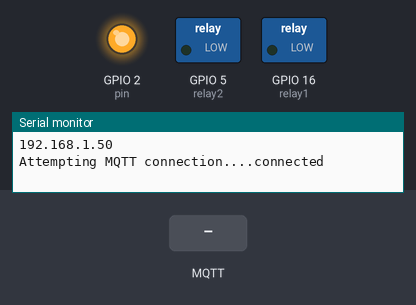
This sketch was run on a simulated ESP8266 (NodeMCU). Parts: switched loads named in the sketch (green lamp = pin HIGH), output pins drawn as LEDs (lit = HIGH), the last lines printed to the serial monitor. The test bench sets the inputs (shaded band). WiFi joins after 1.5 s; servers stay silent unless stated; no MQTT or app messages arrive unless stated.

Above: at 2.7 s.
2.8 s: MQTT message "close" arrives on the first subscribed topic
At 4.2 s:
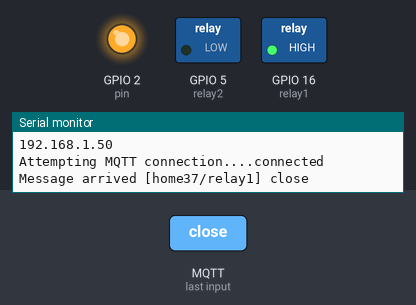
4.5 s: MQTT message "close" arrives on the second subscribed topic
At 5.7 s:
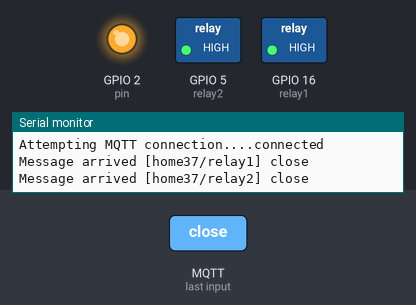
6.0 s: MQTT message "open" arrives on the first subscribed topic
At 6.8 s:
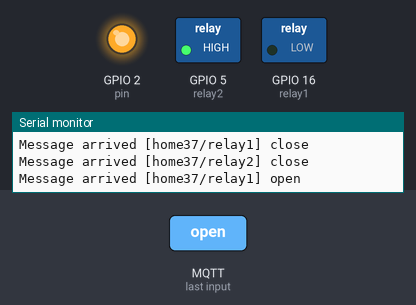
7.5 s: MQTT message "open" arrives on the second subscribed topic
At 8.0 s:
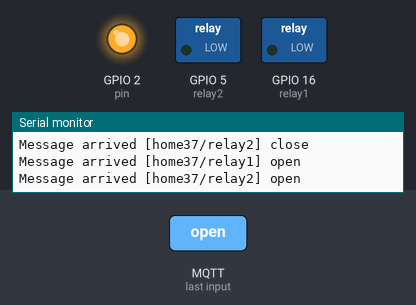
Timing chart, 0 to 10.0 s (numbered marks = the images above; inputs shaded):
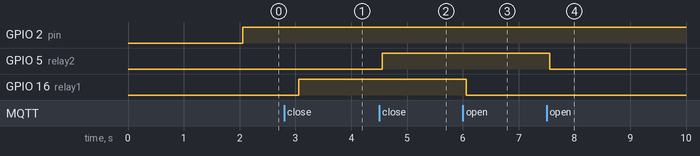

Measured:
- after the input at 2.8 s, GPIO 16 (relay1): LOW → HIGH after 0.26 s
- after the input at 4.5 s, GPIO 5 (relay2): LOW → HIGH after 0.06 s
- after the input at 6.0 s, GPIO 16 (relay1): HIGH → LOW after 0.06 s
- after the input at 7.5 s, GPIO 5 (relay2): HIGH → LOW after 0.06 s

The sketch:

2_relay_Nodemcu_combine.ino
```cpp
#include <ESP8266WiFi.h>          //ESP8266 Core WiFi Library (you most likely already have this in your sketch)
#include <DNSServer.h>            //Local DNS Server used for redirecting all requests to the configuration portal
#include <ESP8266WebServer.h>     //Local WebServer used to serve the configuration portal
#include <WiFiManager.h>          //https://github.com/tzapu/WiFiManager WiFi Configuration Magic

#include <PubSubClient.h>

// Create an instance of the server
// specify the port to listen on as an argument
WiFiServer server(80);

const char* mqtt_server = "broker.hivemq.com"; //broker.hivemq.com
const char *IOT_topic1 = "home37/relay1";
const char *IOT_topic2 = "home37/relay2";
char* IOT_ACK = "home37/";
WiFiClient espClient;
PubSubClient client(espClient);
long lastMsg = 0;
char msg[50];
int value = 0;

int pin=2; //pin 2 EQUAL TO LED_BUILD_IN
int relay1 = 16;
int relay2 = 5;

void setup(){
  Serial.begin(115200);
  pinMode(pin, OUTPUT);
  pinMode(relay1, OUTPUT);
  pinMode(relay2, OUTPUT);
  setup_wifi();
  client.setServer(mqtt_server, 1883);
  client.setCallback(callback);
}

void setup_wifi() {
  WiFiManager wifiManager;
  //wifiManager.resetSettings(); //forget SSID & password every plugging

  //first parameter is name of access point, second is the password
  //wifiManager.autoConnect("AP-NAME", "AP-PASSWORD");
  wifiManager.autoConnect("SoftAP_testing");

  // Start the server
  while (WiFi.status() != WL_CONNECTED) {
    delay(500);
    Serial.print(".");
  }
  // Print the IP address
  Serial.println(WiFi.localIP());
}


void reconnect() {
  // Loop until we're reconnected
  while (!client.connected()) {
    Serial.print(".");
    //Serial.print("Attempting MQTT connection...");
    // Attempt to connect
    if (client.connect("DoNotKickMeOUTTT123")) {
      Serial.println("connected");
      // Once connected, publish an announcement and resubscribe...
      client.subscribe(IOT_topic1);
      client.subscribe(IOT_topic2);
      //client.publish(IOT_topic, "Reconnected Successed");
    } else {
      Serial.print("failed, rc=");
      Serial.print(client.state());
      Serial.println(" try again in 5 seconds");
      // Wait 5 seconds before retrying
      delay(5000);
    }
  }
}


void callback(char* topic, byte* payload, unsigned int length) {
  Serial.print("Message arrived [");
  Serial.print(topic);
  Serial.print("] ");
  String received = "";
  for (int i = 0; i < length; i++) {
    char c = (char)payload[i];
    if(c!='\n' and c!='\r'){
      received += c;
      Serial.print(c);
    }
  }
  Serial.println();
  if (strcmp(topic,IOT_topic1)==0){
    if (received=="close") {
      digitalWrite(relay1, 1);
      client.publish(IOT_ACK, "LED1 Closed");
    }else if(received=="open"){
      digitalWrite(relay1, 0);
      client.publish(IOT_ACK, "LED1 Opened");
    }
  }else if(strcmp(topic,IOT_topic2)==0){
    if (received=="close") {
      digitalWrite(relay2, 1);
      client.publish(IOT_ACK, "LED2 Closed");
    }else if(received=="open"){
      digitalWrite(relay2, 0);
      client.publish(IOT_ACK, "LED2 Opened");
    }
  }
}


void loop(){
  if (!client.connected()) {
    digitalWrite(pin, 0);
    Serial.print("Attempting MQTT connection...");
    reconnect();
  }else{
    digitalWrite(pin, 1);
    client.loop();
  }

  delay(500);
}
```
